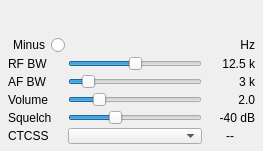
<?xml version="1.0" encoding="UTF-8"?>
<ui version="4.0">
 <class>NFMDemodGUI</class>
 <widget class="RollupWidget" name="NFMDemodGUI">
  <property name="geometry">
   <rect>
    <x>0</x>
    <y>0</y>
    <width>263</width>
    <height>151</height>
   </rect>
  </property>
  <property name="windowTitle">
   <string>NFM Demodulator</string>
  </property>
  <widget class="QWidget" name="settingsContainer" native="true">
   <property name="geometry">
    <rect>
     <x>6</x>
     <y>35</y>
     <width>251</width>
     <height>111</height>
    </rect>
   </property>
   <property name="windowTitle">
    <string>Settings</string>
   </property>
   <layout class="QGridLayout" name="gridLayout">
    <property name="leftMargin">
     <number>2</number>
    </property>
    <property name="topMargin">
     <number>2</number>
    </property>
    <property name="rightMargin">
     <number>2</number>
    </property>
    <property name="bottomMargin">
     <number>2</number>
    </property>
    <property name="spacing">
     <number>3</number>
    </property>
    <item row="3" column="1">
     <widget class="QSlider" name="volume">
      <property name="maximum">
       <number>100</number>
      </property>
      <property name="value">
       <number>20</number>
      </property>
      <property name="orientation">
       <enum>Qt::Horizontal</enum>
      </property>
     </widget>
    </item>
    <item row="1" column="1">
     <widget class="QSlider" name="rfBW">
      <property name="maximum">
       <number>8</number>
      </property>
      <property name="pageStep">
       <number>1</number>
      </property>
      <property name="value">
       <number>4</number>
      </property>
      <property name="orientation">
       <enum>Qt::Horizontal</enum>
      </property>
     </widget>
    </item>
    <item row="0" column="0">
     <widget class="QRadioButton" name="deltaMinus">
      <property name="layoutDirection">
       <enum>Qt::RightToLeft</enum>
      </property>
      <property name="text">
       <string>Minus</string>
      </property>
     </widget>
    </item>
    <item row="4" column="0">
     <widget class="QLabel" name="squelchLabel">
      <property name="text">
       <string>Squelch</string>
      </property>
     </widget>
    </item>
    <item row="2" column="0">
     <widget class="QLabel" name="afLabel">
      <property name="text">
       <string>AF BW</string>
      </property>
     </widget>
    </item>
    <item row="1" column="0">
     <widget class="QLabel" name="rfBWLabel">
      <property name="text">
       <string>RF BW</string>
      </property>
     </widget>
    </item>
    <item row="4" column="1">
     <widget class="QSlider" name="squelch">
      <property name="minimum">
       <number>-60</number>
      </property>
      <property name="maximum">
       <number>0</number>
      </property>
      <property name="pageStep">
       <number>1</number>
      </property>
      <property name="value">
       <number>-40</number>
      </property>
      <property name="orientation">
       <enum>Qt::Horizontal</enum>
      </property>
     </widget>
    </item>
    <item row="1" column="2">
     <widget class="QLabel" name="rfBWText">
      <property name="minimumSize">
       <size>
        <width>50</width>
        <height>0</height>
       </size>
      </property>
      <property name="text">
       <string>12.5 k</string>
      </property>
      <property name="alignment">
       <set>Qt::AlignRight|Qt::AlignTrailing|Qt::AlignVCenter</set>
      </property>
     </widget>
    </item>
    <item row="2" column="2">
     <widget class="QLabel" name="afBWText">
      <property name="minimumSize">
       <size>
        <width>50</width>
        <height>0</height>
       </size>
      </property>
      <property name="text">
       <string>3 k</string>
      </property>
      <property name="alignment">
       <set>Qt::AlignRight|Qt::AlignTrailing|Qt::AlignVCenter</set>
      </property>
     </widget>
    </item>
    <item row="3" column="0">
     <widget class="QLabel" name="volumeLabel">
      <property name="text">
       <string>Volume</string>
      </property>
     </widget>
    </item>
    <item row="2" column="1">
     <widget class="QSlider" name="afBW">
      <property name="minimum">
       <number>1</number>
      </property>
      <property name="maximum">
       <number>20</number>
      </property>
      <property name="pageStep">
       <number>1</number>
      </property>
      <property name="value">
       <number>3</number>
      </property>
      <property name="orientation">
       <enum>Qt::Horizontal</enum>
      </property>
     </widget>
    </item>
    <item row="4" column="2">
     <widget class="QLabel" name="squelchText">
      <property name="minimumSize">
       <size>
        <width>50</width>
        <height>0</height>
       </size>
      </property>
      <property name="text">
       <string>-40 dB</string>
      </property>
      <property name="alignment">
       <set>Qt::AlignRight|Qt::AlignTrailing|Qt::AlignVCenter</set>
      </property>
     </widget>
    </item>
    <item row="3" column="2">
     <widget class="QLabel" name="volumeText">
      <property name="minimumSize">
       <size>
        <width>50</width>
        <height>0</height>
       </size>
      </property>
      <property name="text">
       <string>2.0</string>
      </property>
      <property name="alignment">
       <set>Qt::AlignRight|Qt::AlignTrailing|Qt::AlignVCenter</set>
      </property>
     </widget>
    </item>
    <item row="0" column="2">
     <widget class="QLabel" name="deltaUnits">
      <property name="text">
       <string>Hz</string>
      </property>
      <property name="alignment">
       <set>Qt::AlignRight|Qt::AlignTrailing|Qt::AlignVCenter</set>
      </property>
     </widget>
    </item>
    <item row="0" column="1">
     <widget class="ValueDial" name="deltaFrequency" native="true">
      <property name="sizePolicy">
       <sizepolicy hsizetype="Maximum" vsizetype="Maximum">
        <horstretch>0</horstretch>
        <verstretch>0</verstretch>
       </sizepolicy>
      </property>
      <property name="minimumSize">
       <size>
        <width>32</width>
        <height>16</height>
       </size>
      </property>
      <property name="font">
       <font>
        <family>Monospace</family>
        <pointsize>12</pointsize>
       </font>
      </property>
      <property name="cursor">
       <cursorShape>SizeVerCursor</cursorShape>
      </property>
      <property name="focusPolicy">
       <enum>Qt::StrongFocus</enum>
      </property>
      <property name="toolTip">
       <string>Demod shift frequency from center in Hz</string>
      </property>
     </widget>
    </item>
    <item row="5" column="0">
     <widget class="QLabel" name="ctcssLabel">
      <property name="text">
       <string>CTCSS</string>
      </property>
     </widget>
    </item>
    <item row="5" column="1">
     <widget class="QComboBox" name="ctcss">
      <property name="toolTip">
       <string>Set CTCSS</string>
      </property>
     </widget>
    </item>
    <item row="5" column="2">
     <widget class="QLabel" name="ctcssText">
      <property name="toolTip">
       <string>CTCSS detected</string>
      </property>
      <property name="text">
       <string>--</string>
      </property>
      <property name="alignment">
       <set>Qt::AlignCenter</set>
      </property>
     </widget>
    </item>
   </layout>
  </widget>
 </widget>
 <customwidgets>
  <customwidget>
   <class>RollupWidget</class>
   <extends>QWidget</extends>
   <header>gui/rollupwidget.h</header>
   <container>1</container>
  </customwidget>
  <customwidget>
   <class>ValueDial</class>
   <extends>QWidget</extends>
   <header>gui/valuedial.h</header>
   <container>1</container>
  </customwidget>
 </customwidgets>
 <resources/>
 <connections/>
</ui>
